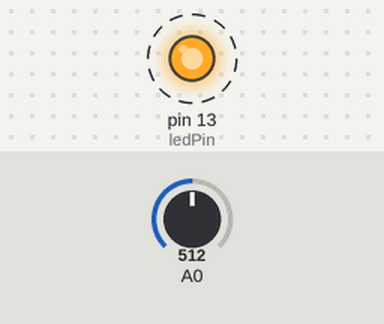
A sketch run on a simulated Arduino Uno, built with avr-gcc and run on an emulated ATmega328P. Shown: output pins drawn as LEDs (lit = HIGH). Dashed ring = blinking. The inputs (shaded band) are chosen by the test bench; at power-on: A0 = 512. What the sketch prints to the serial monitor is not drawn.

Above: at 0.15 s.
Timing chart, 0 to 3.0 s (numbered marks = the images above):
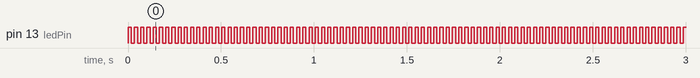

The sketch:

Waffle_Test.ino
```cpp
#include <ArduinoJson.h>

// Memory pool for JSON object tree.
// Inside the brackets, 200 is the size of the pool in bytes.
// If the JSON object is more complex, you need to increase that value.
StaticJsonBuffer<200> jsonBuffer;
JsonObject& json = jsonBuffer.createObject();

int ledPin = 13;      // select the pin for the LED
int sensorValue = 0;  // variable to store the value coming from the sensor
boolean flag = true;

void setup() {
  pinMode(ledPin, OUTPUT);
  // initialize the serial communication:
  Serial.begin(9600);
}

void loop() {
  // read the value from the sensor:
  sensorValue = analogRead(A0);
  json["A0"] = sensorValue;

  json.printTo(Serial);
  Serial.println();

  blink(ledPin);
}

void blink(int pin){
  if(flag){
    digitalWrite(pin, HIGH);
    flag = false;
  } else {
    digitalWrite(pin, LOW);
    flag = true;
  }
  delay(16);
}
```

Measured:
- by itself, pin 13 (ledPin): alternates HIGH for 0.02 s and LOW for 0.02 s
